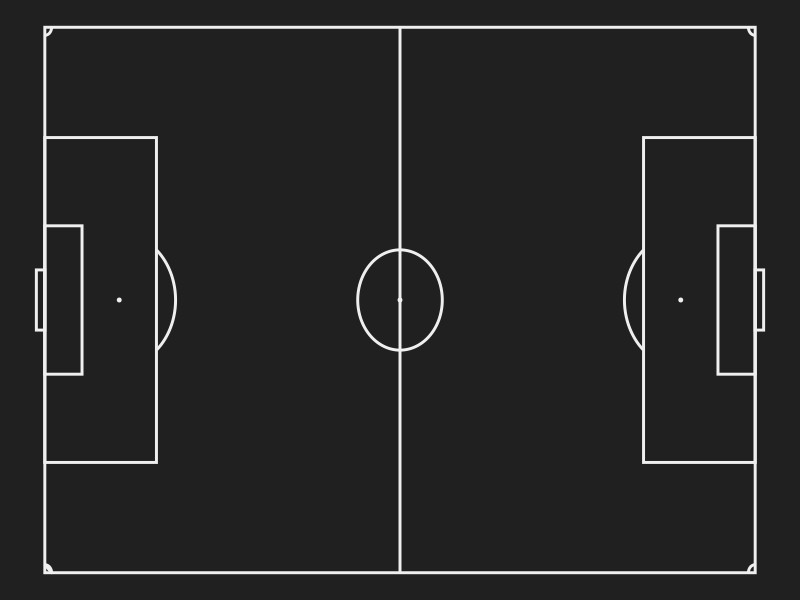

The R script that drew this image:
#Please note, that this is slightly modified and adjusted to @Stratabet data version of @FC_rstats work available here: 
# https://github.com/FCrSTATS/Visualisations/blob/master/3.CreateAPitch.md

library(ggplot2)

grass_colour = "#202020"
line_colour = "#efefef"
background_colour = "#202020"
goal_colour = "#131313"

theme_blankPitch = function(size=12) { 
  theme(
    #axis.line=element_blank(), 
    axis.text.x=element_blank(), 
    axis.text.y=element_blank(), 
    #axis.ticks.y=element_text(size=size),
    #   axis.ticks=element_blank(),
    axis.ticks.length=unit(0, "lines"), 
    #axis.ticks.margin=unit(0, "lines"), 
    axis.title.x=element_blank(), 
    axis.title.y=element_blank(), 
    legend.background=element_rect(fill=NA, colour=NA), 
    legend.key=element_rect(colour=background_colour,fill=background_colour), 
    legend.key.size=unit(1.2, "lines"), 
    legend.text=element_text(size=size), 
    legend.title=element_text(size=size, face="bold",hjust=0),
    strip.background = element_rect(colour = background_colour, fill = background_colour, size = .5),
    panel.background=element_rect(fill=background_colour,colour=background_colour), 
    #       panel.border=element_blank(), 
    panel.grid.major=element_blank(), 
    panel.grid.minor=element_blank(), 
    panel.spacing=element_blank(), 
    plot.background=element_blank(), 
    plot.margin=unit(c(0, 0, 0, 0), "lines"), 
    plot.title=element_text(size=size*1.2), 
    strip.text.y=element_text(colour=background_colour,size=size,angle=270),
    strip.text.x=element_text(size=size*1))}

ymin <- 0
ymax <- 420
xmin <- -136
xmax <- 136

left_goalpost_x <- 15
left_goalpost_y <- 0
right_goalpost_x <- -15
right_goalpost_y <- 0
box_6yard_left_x <- 37
box_6yard_left_y <- 22
box_6yard_right_x <- -37
box_6yard_right_y <- 22
penalty_spot_x <- 0
penalty_spot_y <- 44
box_18yard_left_x <- 81
box_18yard_left_y <- 66
box_18yard_right_x <- -81
box_18yard_right_y <- 66
centre_spot_x <- 0
centre_spot_y <- 210


pitch_plot <- function(){ 
  
  create_circle <- function(centre = c(0,0), diameter = 1, npoints = 100){
    r = diameter / 2
    t <- seq(0,2*pi,length.out = npoints)
    x <- centre[1] + r * cos(t)
    y <- centre[2] + r * sin(t)
    return(data.frame(x = x, y = y))
  }
  
  centre_circle <- create_circle(c(centre_spot_x, centre_spot_y), 50, 1000)
  
  D_left <- create_circle(c(penalty_spot_x, ymax - penalty_spot_y), 66.6, 1000)
  D_left <- D_left[which(D_left$y <= ymax - box_18yard_left_y), ]
  
  D_right <- create_circle(c(penalty_spot_x, penalty_spot_y), 66.6, 1000)
  D_right <- D_right[which(D_right$y >= box_18yard_left_y), ]
  
  corner_top_left <- create_circle(c(xmax, ymax), 8, 1000)
  corner_top_left <- corner_top_left[which(corner_top_left$x <= 136 & corner_top_left$y <= 420),]
  
  corner_top_right <- create_circle(c(xmax, ymin), 8, 1000)
  corner_top_right <- corner_top_right[which(corner_top_right$x <= 136 & corner_top_right$y >= 0), ]
  
  corner_bottom_left <- create_circle(c(xmin, ymax), 8, 1000)
  corner_bottom_left <- corner_bottom_left[which(corner_bottom_left$x >= -136 & corner_bottom_left$y <= 420),]
  
  corner_bottom_right <- create_circle(c(xmin, ymin), 8, 1000)
  corner_bottom_right <- corner_bottom_right[which(corner_bottom_right$x >= -136 & corner_bottom_right$y >= 0),]
  
  plt <- ggplot() + coord_fixed() +
  geom_rect(aes(xmin = xmin, xmax = xmax, ymin = ymin, ymax = ymax), fill = NA, colour = line_colour, size = 1) +
  geom_rect(aes(xmin = right_goalpost_x, xmax = left_goalpost_x, ymin = ymin - 5, ymax = ymin), fill = NA, colour = line_colour, size = 1) +
  geom_rect(aes(xmin = right_goalpost_x, xmax = left_goalpost_x, ymin = ymax, ymax = ymax + 5), fill = NA, colour = line_colour, size = 1) +
  geom_rect(aes(xmin = box_6yard_right_x, xmax = box_6yard_left_x, ymin = ymin, ymax = box_6yard_left_y), fill = NA, colour = line_colour, size = 1) +
  geom_rect(aes(xmin = box_6yard_right_x, xmax = box_6yard_left_x, ymin = ymax - box_6yard_left_y, ymax = ymax), fill = NA, colour = line_colour, size = 1) +
  geom_point(aes(x = penalty_spot_x, y = penalty_spot_y), colour = line_colour, size = 1) +
  geom_point(aes(x = penalty_spot_x, y = ymax - penalty_spot_y), colour = line_colour, size = 1) +
  geom_rect(aes(xmin = box_18yard_right_x, xmax = box_18yard_left_x, ymin = ymin, ymax = box_18yard_left_y), fill = NA, colour = line_colour, size = 1) +
  geom_rect(aes(xmin = box_18yard_right_x, xmax = box_18yard_left_x, ymin = ymax - box_18yard_left_y, ymax = ymax), fill = NA, colour = line_colour, size = 1) +
  geom_segment(aes(x = xmin, y = centre_spot_y, xend = xmax, yend = centre_spot_y), colour = line_colour, size = 1) +
  geom_point(aes(x = centre_spot_x, y = centre_spot_y), colour = line_colour, size = 1) +
  geom_path(data = centre_circle, aes(x = x, y = y), colour = line_colour, size = 1) +
  geom_path(data = D_left, aes(x = x, y = y), colour = line_colour, size = 1) +
  geom_path(data = D_right, aes(x = x, y = y), colour = line_colour, size = 1) + 
  geom_path(data = corner_top_left, aes(x = x, y = y), colour = line_colour, size = 1) +
  geom_path(data = corner_top_right, aes(x = x, y = y), colour = line_colour, size = 1) +
  geom_path(data = corner_bottom_left, aes(x = x, y = y), colour = line_colour, size = 1) +
  geom_path(data = corner_bottom_right, aes(x = x, y = y), colour = line_colour, size = 1) +
  coord_flip() +
  scale_y_reverse() +
  theme_blankPitch()
  
  return(plt)
}

pitch_plot()
